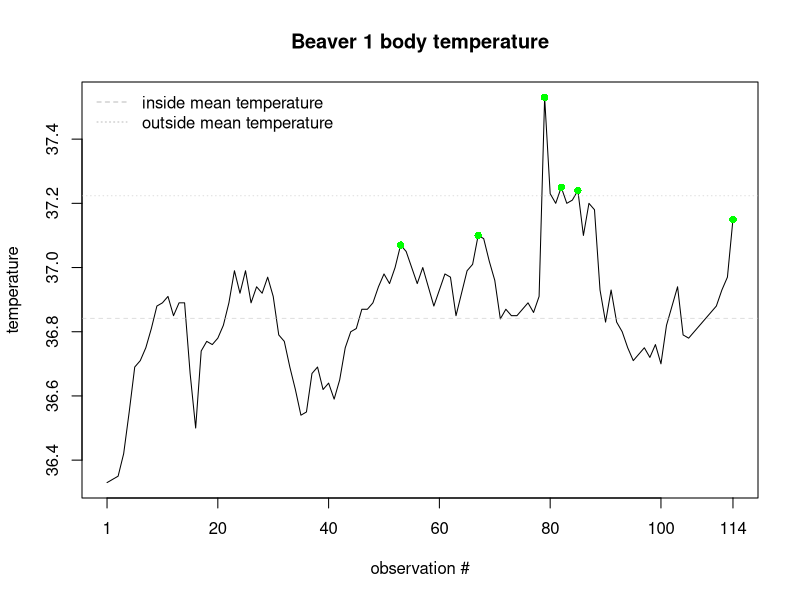
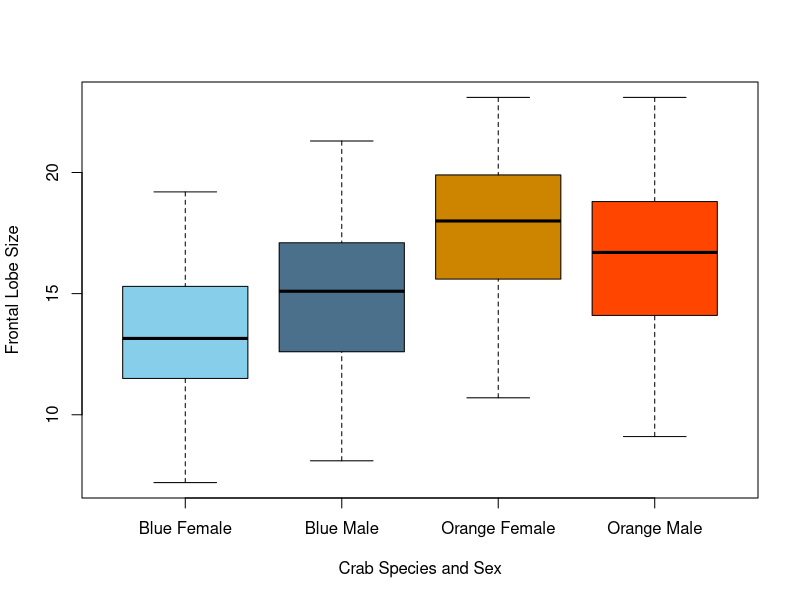

The R script that drew these images, in order:
# Greene Alanna
# Homework 2

#==Question 1a
head(beaver1)
beaver1
beavermeans<-tapply(beaver1$temp, beaver1$activ, mean)
beavermeans

#==Question 1b
beaver1$obsv<-1:114
plot(x=beaver1$obsv,
         y= beaver1$temp,
         xlab = "observation #",
         ylab = "temperature",
         main = "Beaver 1 body temperature", 
         type = "l",
         xaxt= "n")
points(beaver1$obsv[beaver1$activ=="1"], beaver1$temp[beaver1$activ=="1"], pch= 16, col="green")
axis(side=1, at= seq(1, 114, 20), labels = c(1, 20, 40, 60, 80, 100))
axis(side=1, at= 114, labels = "114")
legend("topleft", c("inside mean temperature" ,"outside mean temperature"), lty=c(2,3), bty = "n", col="grey")
abline(h=beavermeans[1], lty=2, lwd=.5, col="grey")
abline(h=beavermeans[2], lty=3, lwd=.5, col="grey")
#==Question 1c
day<-346
time<-2220
temp<-37.3
activ<-1
obsv<-115
add<-c(day,time,temp,activ,obsv)
newbeaver<-data.frame(day,time,temp,activ,obsv)
View(newbeaver)
newbeaver<-rbind(beaver1, c(day, time, temp, activ, obsv))
tail(newbeaver)
#==Question 1d
tapply(newbeaver$temp, newbeaver$activ, mean)
tapply(beaver1$temp, beaver1$activ, mean)
# changed by 0.011

#==Question 2a 
library(MASS)
head(crabs)
View(crabs)
tapply(crabs$FL, crabs$sp, mean)
tapply(crabs$FL, crabs$sp, sd)

#==Question 2b
#this gives you a list of all 200 crabs, along with their sex and species 
spsex<-crabs$sp:crabs$sex
spsex

#==Question 2c
levels(spsex)
levels(spsex)<- c("Blue Female", "Blue Male", "Orange Female", "Orange Male")
levels(spsex)
spsex

#==Question 2d
tapply(crabs$FL, spsex, mean)

#==Question 2e 
crab.counts<-table(spsex)
crab.counts

#==Question 2f
plot(x=spsex, y=crabs$FL, xlab="Crab Species and Sex", ylab="Frontal Lobe Size", col=c("skyblue", "skyblue4", "orange3", "orangered"))

